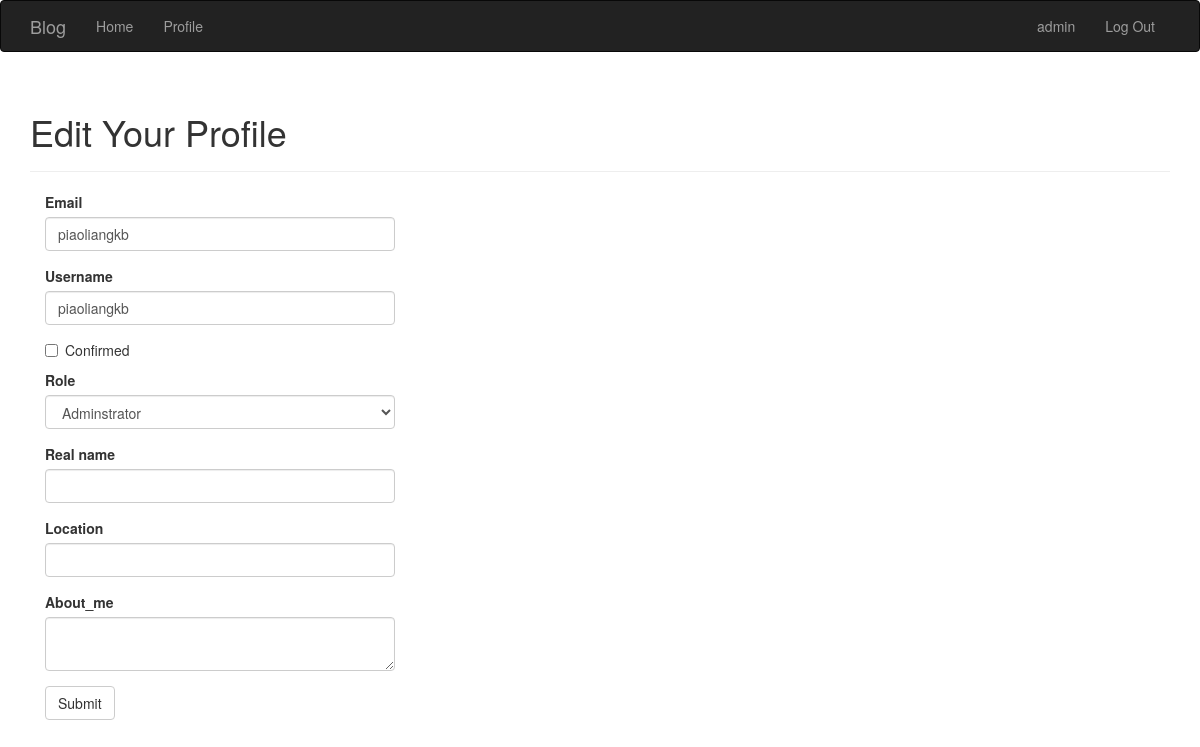
The page /edit-profile/2 (signed in) on the database its author committed.
### app/models.py (models this page shows, shortened)
class User(UserMixin, db.Model):
    __tablename__ = 'users'
    id = db.Column(db.Integer, primary_key=True)
    username = db.Column(db.String(64), unique=True, index=True)
    role_id = db.Column(db.Integer, db.ForeignKey('roles.id'))
    password_hash = db.Column(db.String(128))
    email = db.Column(db.String(64), unique=True, index=True)
    posts = db.relationship('Post', backref = 'author', lazy = 'dynamic')
    avatar_hash = db.Column(db.String(32))
    name = db.Column(db.String(64))#real name
    location = db.Column(db.String(64))
    about_me = db.Column(db.Text())
    member_since = db.Column(db.DateTime(), default=datetime.utcnow)
    last_seen = db.Column(db.DateTime(), default=datetime.utcnow)
    avatar = db.Column(db.String(128), default=None)
    comments = db.relationship('Comment', backref='author', lazy='dynamic')
    def ping(self):
        self.last_seen = datetime.utcnow()
        db.session.add(self)
    def can(self, permissions):
        return self.role is not None and (self.role.permissions & permissions) == permissions
    @property
    def password(self):
        raise AttributeError('password is not a readable attribute')

### app/main/views.py (the view, shortened to what this page needs)
@main.route('/edit-profile/<int:id>',methods=['GET','POST'])
@login_required
@admin_required
def edit_profile_admin(id):
    user=User.query.get_or_404(id)
    form=EditProfileAdminForm(user=user)
    form.email.data=user.username
    form.username.data=user.username
    form.role.data=user.role_id
    form.name.data=user.name
    form.location.data=user.location
    form.about_me.data=user.about_me
    return render_template('edit_profile.html',form=form,user=user)

### app/main/forms.py (shortened to what this page needs)
class EditProfileAdminForm(FlaskForm):
    email = StringField('Email', validators=[DataRequired(), Length(0, 64)])
    username = StringField('Username', validators=[DataRequired(), Length(1, 64), Regexp('^[A-Za-z][A-Za-z0-9_.]*$',0,
                                                                                   'Username must have only letters, numbers, dots or underscores')])
    confirmed = BooleanField('Confirmed')
    role = SelectField('Role', coerce=int)
    name = StringField('Real name', validators=[Length(0, 64)])
    location = StringField('Location', validators=[Length(0, 64)])
    about_me = TextAreaField('About_me')
    submit = SubmitField('Submit')
    def __init__(self, user, *args, **kwargs):
        super(EditProfileAdminForm, self).__init__(*args, **kwargs)
        self.role.choices = [(role.id, role.name) for role in Role.query.order_by(Role.name).all()]
        self.user = user

### app/auth/views.py (called while the page is built)
@auth.before_app_request
def before_request():
    if current_user.is_authenticated:
        current_user.ping()

### app/main/__init__.py (called while the page is built)
@main.app_context_processor
def inject_permissions():
    return dict(Permission=PERMISSION)

### app/models.py (called while the page is built)
@login_manager.user_loader
def load_user(user_id):
    return User.query.get(int(user_id))

### app/templates/edit_profile.html (shortened to what this page needs)
{% extends "base.html" %}
{% import "bootstrap/wtf.html" as wtf %}
{% block page_content %}
<div class="page-header">
    <h1>Edit Your Profile</h1>
</div>
<div class="col-md-4">
    {{ wtf.quick_form(form) }}
</div>
{% endblock %}

### app/templates/base.html (shortened to what this page needs)
{% extends "bootstrap/base.html" %}
{% block head %}
{{ super() }}
{% endblock %}
{% block navbar %}
<div class="navbar navbar-inverse" role="navigation">
    <div class="container">
        <div class="navbar-header">
            <a class="navbar-brand" href="/">Blog</a>
        </div>
        <div class="navbar-collapse collapse">
            <ul class="nav navbar-nav">
                <li><a href="/">Home</a></li>
                {% if current_user.is_authenticated %}
                <li><a href="{{ url_for('main.user', username=current_user.username) }}">
                    Profile</a></li>
                {% endif %}
            </ul>
            <ul class="nav navbar-nav navbar-right">
                {% if current_user.is_authenticated %}
                    <li><a href="{{ url_for('main.user', username=current_user.username) }}">{{ current_user.username }}</a></li>
                    <li><a href="{{ url_for('auth.logout') }}">Log Out</a></li>
                {% else %}
                    <li><a href="{{ url_for('auth.login') }}">Log In</a> </li>
                {% endif %}
            </ul>
        </div>
    </div>
</div>
{% endblock %}
{% block content %}
<div class="container">
    {% block page_content %}{% endblock %}
</div>
{% endblock %}

### rows shown on the page
User: username "admin"
User: email "piaoliangkb", username "piaoliangkb", role "Adminstrator"
